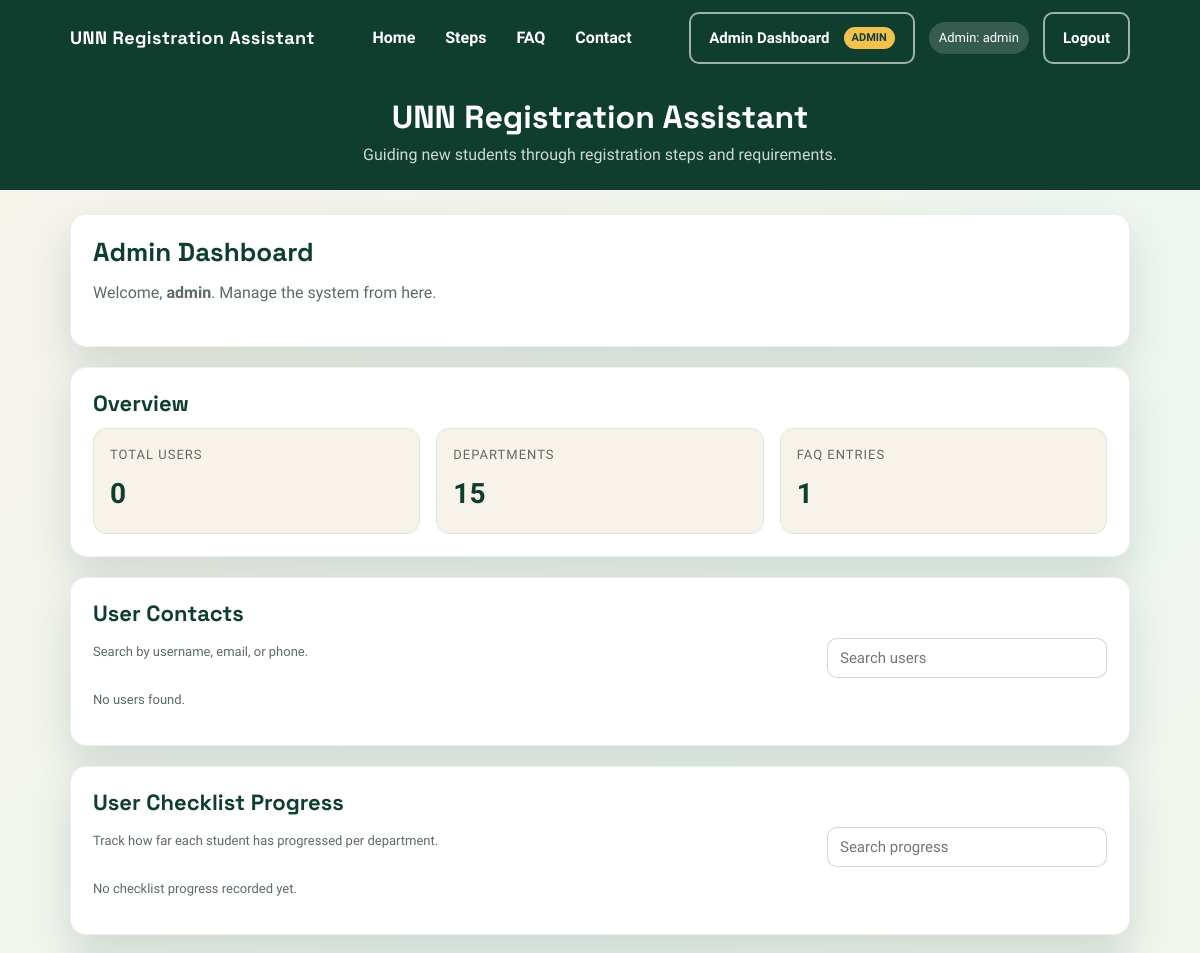
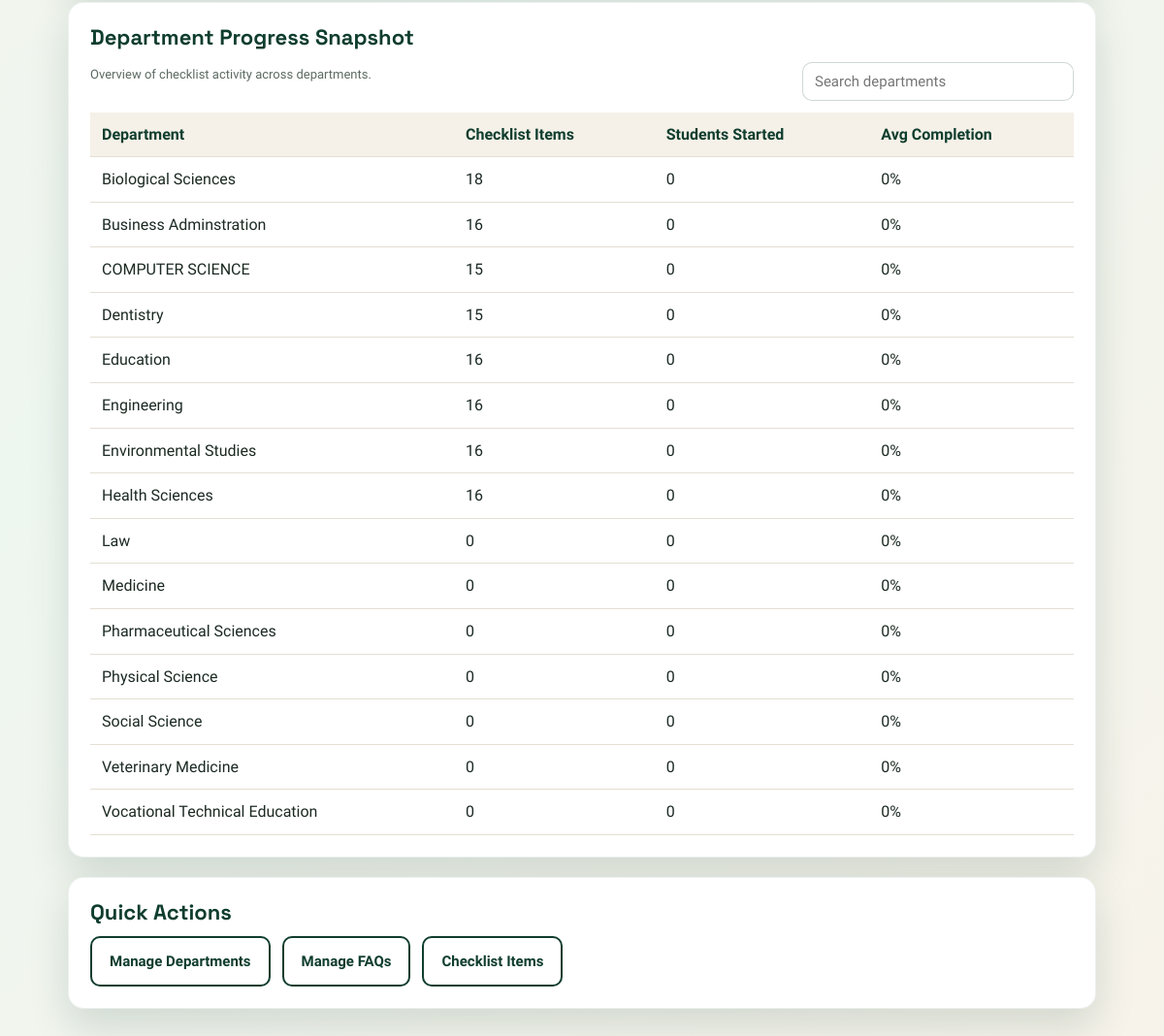
Screenshot of /admin/dashboard (signed in) with the database file from the repository (2 pictures, top to bottom).
### tables this page shows
CREATE TABLE "departments" (
        id INTEGER PRIMARY KEY AUTOINCREMENT,
        name TEXT UNIQUE NOT NULL COLLATE NOCASE
    );

### app.py (the view, shortened to what this page needs)
@app.route("/admin/dashboard")
def admin_dashboard():
    if "admin" not in session:
        return redirect("/admin/login")
    conn = get_db_connection()
    users = conn.execute("""
        SELECT u.username, u.email, u.phone, d.name AS department
        FROM users u
        LEFT JOIN departments d ON u.department_id = d.id
        ORDER BY u.username
    """).fetchall()
    total_users = conn.execute("SELECT COUNT(*) AS count FROM users").fetchone()["count"]
    total_departments = conn.execute("SELECT COUNT(*) AS count FROM departments").fetchone()["count"]
    total_faqs = conn.execute("SELECT COUNT(*) AS count FROM faqs").fetchone()["count"]
    department_rows = conn.execute(
        "SELECT id, name FROM departments ORDER BY name"
    ).fetchall()
    dept_item_rows = conn.execute("""
        SELECT department_id, COUNT(*) AS total_items
        FROM checklist_items
        GROUP BY department_id
    """).fetchall()
    dept_item_map = {row["department_id"]: row["total_items"] for row in dept_item_rows}
    progress_rows = conn.execute("""
        SELECT u.username,
               d.id AS department_id,
               d.name AS department,
               SUM(CASE WHEN cp.checked = 1 THEN 1 ELSE 0 END) AS completed
        FROM checklist_progress cp
        JOIN users u ON cp.user_id = u.id
        JOIN checklist_items ci ON cp.checklist_item_id = ci.id
        JOIN departments d ON ci.department_id = d.id
        GROUP BY u.username, d.id, d.name
        ORDER BY u.username, d.name
    """).fetchall()
    progress_overview = []
    progress_users = set()
    progress_by_department = {}
    users_no_progress = [user["username"] for user in users if user["username"] not in progress_users]
    department_stats = []
    for dept_row in department_rows:
        department = dept_row["name"]
        department_id = dept_row["id"]
        total_items = dept_item_map.get(department_id, 0)
        dept_progress = progress_by_department.get(department_id, [])
        students_started = len({entry["username"] for entry in dept_progress})
        total_completed = sum(entry["completed"] for entry in dept_progress)
        avg_completion = 0
        if students_started and total_items:
            avg_completion = round((total_completed / (students_started * total_items)) * 100)
        department_stats.append({
            "department": department,
            "total_items": total_items,
            "students_started": students_started,
            "avg_completion": avg_completion
        })
    conn.close()
    return render_template(
        "admin_dashboard.html",
        users=users,
        total_users=total_users,
        total_departments=total_departments,
        total_faqs=total_faqs,
        progress_overview=progress_overview,
        users_no_progress=users_no_progress,
        department_stats=department_stats
    )

### database.py (called while the page is built)
def get_db_connection():
    conn = sqlite3.connect(DB_NAME)
    conn.row_factory = sqlite3.Row
    conn.execute("PRAGMA foreign_keys = ON")
    return conn

### templates/admin_dashboard.html
{% extends "base.html" %}
{% block content %}
<div class="card">
    <h2>Admin Dashboard</h2>
    <p class="section-lead">Welcome, <strong>{{ session.get('admin') }}</strong>. Manage the system from here.</p>
</div>
<div class="card">
    <h3>Overview</h3>
    <div class="stat-grid">
        <div class="stat-card">
            <div class="stat-label">Total Users</div>
            <div class="stat-value">{{ total_users }}</div>
        </div>
        <div class="stat-card">
            <div class="stat-label">Departments</div>
            <div class="stat-value">{{ total_departments }}</div>
        </div>
        <div class="stat-card">
            <div class="stat-label">FAQ Entries</div>
            <div class="stat-value">{{ total_faqs }}</div>
        </div>
    </div>
</div>
<div class="card">
    <h3>User Contacts</h3>
    <div class="table-toolbar">
        <p class="helper-text">Search by username, email, or phone.</p>
        <input class="input table-search" type="search" placeholder="Search users" data-table-search data-table-target="usersTable">
    </div>
    {% if users %}
        <div class="table-wrap">
            <table class="table" id="usersTable" data-table>
                <thead>
                    <tr>
                        <th>Username</th>
                        <th>Email</th>
                        <th>Phone</th>
                    </tr>
                </thead>
                <tbody>
                    {% for user in users %}
                    <tr>
                        <td>{{ user.username }}</td>
                        <td>{{ user.email or "-" }}</td>
                        <td>{{ user.phone or "-" }}</td>
                    </tr>
                    {% endfor %}
                </tbody>
            </table>
        </div>
    {% else %}
        <p class="helper-text">No users found.</p>
    {% endif %}
</div>
<div class="card">
    <h3>User Checklist Progress</h3>
    <div class="table-toolbar">
        <p class="helper-text">Track how far each student has progressed per department.</p>
        <input class="input table-search" type="search" placeholder="Search progress" data-table-search data-table-target="progressTable">
    </div>
    {% if progress_overview %}
        <div class="table-wrap">
            <table class="table" id="progressTable" data-table>
                <thead>
                    <tr>
                        <th>User</th>
                        <th>Department</th>
                        <th data-sort-type="number">Completed</th>
                        <th data-sort-type="number">Total Items</th>
                        <th data-sort-type="number">Completion</th>
                    </tr>
                </thead>
                <tbody>
                    {% for row in progress_overview %}
                    <tr>
                        <td>{{ row.username }}</td>
                        <td>{{ row.department }}</td>
                        <td data-sort-value="{{ row.completed }}">{{ row.completed }}</td>
                        <td data-sort-value="{{ row.total }}">{{ row.total }}</td>
                        <td data-sort-value="{{ row.percent }}">
                            {% if row.percent >= 70 %}
                                <span class="pill success">{{ row.percent }}%</span>
                            {% elif row.percent >= 40 %}
                                <span class="pill warning">{{ row.percent }}%</span>
                            {% else %}
                                <span class="pill">{{ row.percent }}%</span>
                            {% endif %}
                        </td>
                    </tr>
                    {% endfor %}
                </tbody>
            </table>
        </div>
        {% if users_no_progress %}
            <p class="helper-text">No checklist activity yet for: {{ users_no_progress | join(", ") }}.</p>
        {% endif %}
    {% else %}
        <p class="helper-text">No checklist progress recorded yet.</p>
    {% endif %}
</div>
<div class="card">
    <h3>Department Progress Snapshot</h3>
    <div class="table-toolbar">
        <p class="helper-text">Overview of checklist activity across departments.</p>
        <input class="input table-search" type="search" placeholder="Search departments" data-table-search data-table-target="deptProgressTable">
    </div>
    {% if department_stats %}
        <div class="table-wrap">
            <table class="table" id="deptProgressTable" data-table>
                <thead>
                    <tr>
                        <th>Department</th>
                        <th data-sort-type="number">Checklist Items</th>
                        <th data-sort-type="number">Students Started</th>
                        <th data-sort-type="number">Avg Completion</th>
                    </tr>
                </thead>
                <tbody>
                    {% for row in department_stats %}
                    <tr>
                        <td>{{ row.department }}</td>
                        <td data-sort-value="{{ row.total_items }}">{{ row.total_items }}</td>
                        <td data-sort-value="{{ row.students_started }}">{{ row.students_started }}</td>
                        <td data-sort-value="{{ row.avg_completion }}">{{ row.avg_completion }}%</td>
                    </tr>
                    {% endfor %}
                </tbody>
            </table>
        </div>
    {% else %}
        <p class="helper-text">No department activity to show yet.</p>
    {% endif %}
</div>
<div class="card">
    <h3>Quick Actions</h3>
    <div class="action-row">
        <a class="btn btn-outline" href="{{ url_for('admin_departments') }}">Manage Departments</a>
        <a class="btn btn-outline" href="{{ url_for('admin_faqs') }}">Manage FAQs</a>
        <a class="btn btn-outline" href="{{ url_for('admin_checklist_items') }}">Checklist Items</a>
    </div>
</div>
{% endblock %}

### templates/base.html (shortened to what this page needs)
<!DOCTYPE html>
<html lang="en">
<head>
    <link rel="stylesheet" href="{{ url_for('static', filename='css/style.css') }}">
</head>
<body>
<nav class="navbar">
    <div class="nav-inner">
        <a class="nav-brand" href="{{ url_for('home') }}">UNN Registration Assistant</a>
        <div class="nav-links" id="navLinks">
            <a href="{{ url_for('home') }}">Home</a>
            <a href="{{ url_for('home') }}#steps">Steps</a>
            <a href="{{ url_for('faqs') }}">FAQ</a>
            <a href="{{ url_for('home') }}#contact">Contact</a>
        </div>
        <div class="nav-actions" id="navActions">
            {% if session.get('user') %}
                <a class="btn btn-ghost" href="{{ url_for('select_department') }}">Checklist</a>
                <a class="btn btn-ghost" href="{{ url_for('generate_document') }}">Documents</a>
                <span class="user-pill">User: {{ session.get('user') }}</span>
                <a class="btn btn-ghost" href="{{ url_for('logout') }}">Logout</a>
            {% elif session.get('admin') %}
                <a class="btn btn-ghost" href="{{ url_for('admin_dashboard') }}">
                    Admin Dashboard <span class="admin-badge">ADMIN</span>
                </a>
                <span class="user-pill">Admin: {{ session.get('admin') }}</span>
                <a class="btn btn-ghost" href="{{ url_for('admin_logout') }}">Logout</a>
            {% else %}
                <a class="btn btn-ghost" href="{{ url_for('login') }}">Login</a>
                <a class="btn btn-primary" href="{{ url_for('register') }}">Register</a>
            {% endif %}
        </div>
    </div>
</nav>
{% if request.endpoint != 'home' %}
<header class="page-header">
    <h1>UNN Registration Assistant</h1>
    <p>Guiding new students through registration steps and requirements.</p>
</header>
{% endif %}
<main>
    {% block content %}{% endblock %}
</main>
</body>
</html>

### static/css/style.css (style rules this page uses)
:root { --green-900: #0f3d2e; --green-800: #14543f; --green-700: #1a6a4d; --green-600: #1f7a55; --green-500: #2b8a62; --gold-400: #f2c14e; --cream-100: #f7f3ea; --cream-200: #efe9dc; --ink-900: #1c2a23; --muted-600: #5d6b63; --card: #ffffff; --shadow: 0 18px 40px rgba(15, 61, 46, 0.15); --font-display: 'Space Grotesk', sans-serif; --font-body: 'Source Sans 3', sans-serif; }
* { box-sizing: border-box; }
body { font-family: var(--font-body); margin: 0; background: linear-gradient(135deg, var(--cream-100) 0%, #eef6f0 45%, var(--cream-100) 100%); color: var(--ink-900); line-height: 1.6; }
html { scroll-behavior: smooth; }
a { color: inherit; }
h1, h2, h3, h4 { font-family: var(--font-display); color: var(--green-900); margin: 0 0 12px 0; line-height: 1.2; }
h1 { font-size: 32px; }
h2 { font-size: 26px; }
h3 { font-size: 22px; }
p { margin: 0 0 12px 0; color: var(--muted-600); }
.navbar { background: var(--green-900); color: white; position: sticky; top: 0; z-index: 20; }
.nav-inner { max-width: 1100px; margin: 0 auto; padding: 12px 20px; display: flex; align-items: center; justify-content: space-between; gap: 18px; }
.nav-brand { font-family: var(--font-display); font-weight: 700; letter-spacing: 0.4px; font-size: 18px; text-decoration: none; color: white; white-space: nowrap; }
.nav-links, .nav-actions { display: flex; align-items: center; gap: 14px; }
.nav-links a { text-decoration: none; color: white; font-weight: 600; padding: 6px 8px; border-radius: 8px; }
.admin-badge { background: var(--gold-400); color: var(--green-900); padding: 2px 8px; border-radius: 999px; font-size: 11px; font-weight: 700; margin-left: 6px; }
.user-pill { background: rgba(255, 255, 255, 0.16); padding: 6px 10px; border-radius: 999px; font-size: 13px; }
.btn, button { display: inline-flex; align-items: center; justify-content: center; gap: 8px; padding: 12px 18px; border-radius: 10px; border: 2px solid transparent; font-weight: 700; text-decoration: none; transition: transform 0.15s ease, box-shadow 0.15s ease, background 0.15s ease; font-size: 15px; cursor: pointer; }
.btn-outline { border-color: var(--green-900); color: var(--green-900); background: white; }
.btn-ghost { border-color: rgba(255, 255, 255, 0.6); color: white; background: transparent; }
.page-header { background: var(--green-900); color: white; text-align: center; padding: 22px 18px; }
.page-header h1 { margin: 0 0 6px 0; color: white; }
.page-header p { margin: 0; color: rgba(255, 255, 255, 0.8); }
main { max-width: 1100px; margin: 24px auto 40px; padding: 0 20px; }
.card { background: var(--card); border-radius: 16px; box-shadow: var(--shadow); padding: 22px; margin-bottom: 20px; border: 1px solid rgba(15, 61, 46, 0.08); }
.card h2, .card h3, .card h4 { margin-top: 0; }
.action-row { display: flex; gap: 12px; flex-wrap: wrap; align-items: center; }
.stat-grid { display: grid; grid-template-columns: repeat(auto-fit, minmax(180px, 1fr)); gap: 16px; }
.stat-card { background: var(--cream-100); border-radius: 14px; padding: 16px; border: 1px solid rgba(15, 61, 46, 0.08); }
.stat-label { font-size: 13px; text-transform: uppercase; letter-spacing: 1px; color: var(--muted-600); margin-bottom: 6px; }
.stat-value { font-size: 28px; font-weight: 700; color: var(--green-900); }
.section-lead { margin: 0 0 18px 0; color: var(--muted-600); font-size: 16px; }
.input, select, textarea, input[type="text"], input[type="password"], input[type="email"], input[type="tel"], input[type="number"], input[type="search"], input[type="url"] { width: 100%; padding: 10px 12px; border: 1px solid rgba(15, 61, 46, 0.2); border-radius: 10px; font-family: var(--font-body); font-size: 15px; background: white; }
.helper-text { font-size: 13px; color: var(--muted-600); }
.table-wrap { width: 100%; overflow-x: auto; }
.table-toolbar { display: flex; justify-content: space-between; gap: 12px; flex-wrap: wrap; align-items: center; margin-bottom: 12px; }
.table-search { max-width: 280px; }
.table { width: 100%; border-collapse: collapse; min-width: 560px; }
.table th, .table td { padding: 10px 12px; text-align: left; border-bottom: 1px solid #e4dfd3; }
.table th { background: #f5f1e8; color: var(--green-900); }
.table-sortable { cursor: pointer; user-select: none; }

### rows the page displays
departments: department "Biological Sciences", total_items "18", students_started "0", avg_completion "0"
departments: department "Business Adminstration", total_items "16", students_started "0", avg_completion "0"
departments: department "COMPUTER SCIENCE", total_items "15", students_started "0", avg_completion "0"
departments: department "Dentistry", total_items "15", students_started "0", avg_completion "0"
departments: department "Education", total_items "16", students_started "0", avg_completion "0"
departments: department "Engineering", total_items "16", students_started "0", avg_completion "0"
departments: department "Environmental Studies", total_items "16", students_started "0", avg_completion "0"
departments: department "Health Sciences", total_items "16", students_started "0", avg_completion "0"
departments: department "Law", total_items "0", students_started "0", avg_completion "0"
departments: department "Medicine", total_items "0", students_started "0", avg_completion "0"
departments: department "Pharmaceutical Sciences", total_items "0", students_started "0", avg_completion "0"
departments: department "Physical Science", total_items "0", students_started "0", avg_completion "0"
departments: department "Social Science", total_items "0", students_started "0", avg_completion "0"
departments: department "Veterinary Medicine", total_items "0", students_started "0", avg_completion "0"
departments: department "Vocational Technical Education", total_items "0", students_started "0", avg_completion "0"

### other values shown
{{ session.get('admin') }} "admin"
{{ total_users }} "0"
{{ total_departments }} "15"
{{ total_faqs }} "1"
